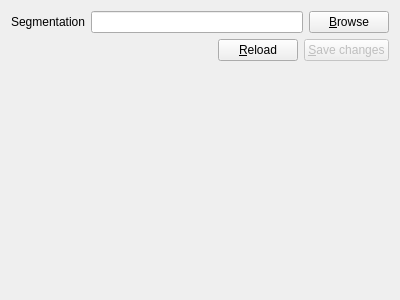
<ui version="4.0" >
 <class>EditSeg</class>
 <widget class="QWidget" name="EditSeg" >
  <property name="geometry" >
   <rect>
    <x>0</x>
    <y>0</y>
    <width>400</width>
    <height>300</height>
   </rect>
  </property>
  <property name="windowTitle" >
   <string>Form</string>
  </property>
  <layout class="QGridLayout" name="gridLayout" >
   <item row="0" column="0" >
    <layout class="QVBoxLayout" name="verticalLayout" >
     <item>
      <layout class="QHBoxLayout" name="horizontalLayout_2" >
       <item>
        <widget class="QLabel" name="label_2" >
         <property name="text" >
          <string>Segmentation</string>
         </property>
        </widget>
       </item>
       <item>
        <widget class="QLineEdit" name="filepath" />
       </item>
       <item>
        <widget class="QPushButton" name="browseBtn" >
         <property name="text" >
          <string>&amp;Browse</string>
         </property>
        </widget>
       </item>
      </layout>
     </item>
     <item>
      <layout class="QHBoxLayout" name="horizontalLayout_3" >
       <item>
        <spacer name="horizontalSpacer" >
         <property name="orientation" >
          <enum>Qt::Horizontal</enum>
         </property>
         <property name="sizeHint" stdset="0" >
          <size>
           <width>48</width>
           <height>17</height>
          </size>
         </property>
        </spacer>
       </item>
       <item>
        <widget class="QPushButton" name="reloadBtn" >
         <property name="text" >
          <string>&amp;Reload</string>
         </property>
        </widget>
       </item>
       <item>
        <widget class="QPushButton" name="saveBtn" >
         <property name="enabled" >
          <bool>false</bool>
         </property>
         <property name="text" >
          <string>&amp;Save changes</string>
         </property>
        </widget>
       </item>
      </layout>
     </item>
     <item>
      <widget class="mln::demo::image_viewer" native="1" name="viewer" >
       <property name="sizePolicy" >
        <sizepolicy vsizetype="Expanding" hsizetype="Expanding" >
         <horstretch>0</horstretch>
         <verstretch>0</verstretch>
        </sizepolicy>
       </property>
      </widget>
     </item>
    </layout>
   </item>
  </layout>
 </widget>
 <customwidgets>
  <customwidget>
   <class>mln::demo::image_viewer</class>
   <extends>QWidget</extends>
   <header>src/image_viewer.hh</header>
   <container>1</container>
  </customwidget>
 </customwidgets>
 <resources/>
 <connections/>
</ui>
